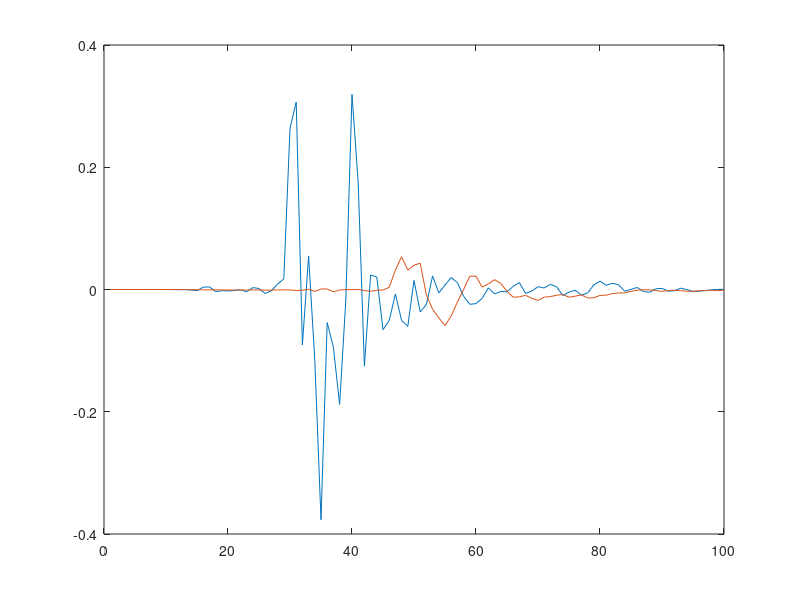
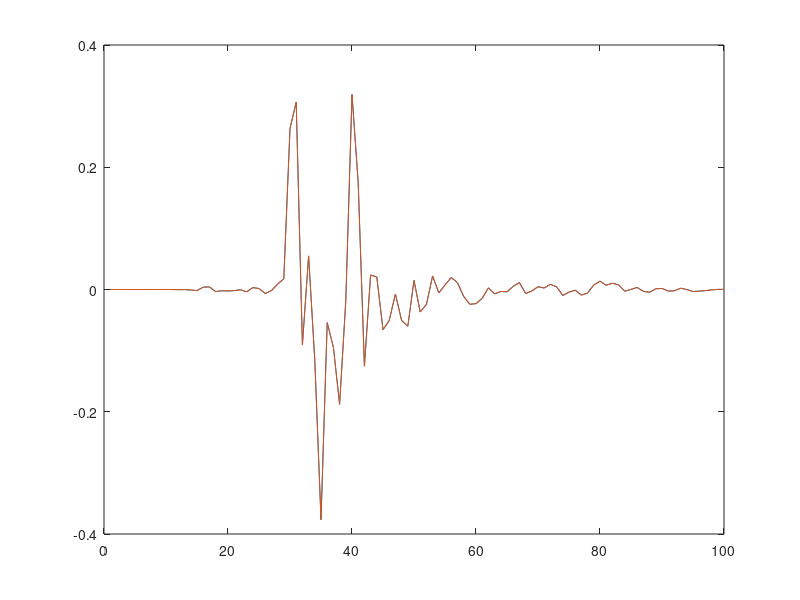

Write the MATLAB code that produced these figures, in order.
biL = [0, 0, 0, 0, 0, 0, 0, 0, 0, 0, -0.000030517578125, -0.000291612435830757, -0.00012546115613076836, -0.0008443196420557797, -0.001800537109375, 0.0038317684084177017, 0.004299718886613846, -0.0034417046699672937, -0.0020243327599018812, -0.002353244461119175, -0.0017801920184865594, -0.0004068993730470538, -0.0038350424729287624, 0.0031196698546409607, 0.0016174810007214546, -0.0065138074569404125, -0.0018751355819404125, 0.008785939775407314, 0.01750406064093113, 0.2634764611721039, 0.30663302540779114, -0.0905185267329216, 0.05497739836573601, -0.1159261092543602, -0.3766208291053772, -0.0541551411151886, -0.0945875346660614, -0.1879136860370636, -0.017923908308148384, 0.3189489543437958, 0.1743997186422348, -0.1253729909658432, 0.0238315649330616, 0.020389780402183533, -0.0657382532954216, -0.0507846400141716, -0.0073140463791787624, -0.0506320521235466, -0.0601094551384449, 0.014845559373497963, -0.0366075299680233, -0.02460394985973835, 0.02222086489200592, -0.00566948764026165, 0.007246471010148525, 0.019667483866214752, 0.011271502822637558, -0.0111219622194767, -0.0241800956428051, -0.0231289342045784, -0.0143873430788517, 0.002767011523246765, -0.00720893032848835, -0.0032280816230922937, -0.0037604437675327063, 0.005167800933122635, 0.011268111877143383, -0.006507025565952063, -0.0024753049947321415, 0.0045608216896653175, 0.0024380898103117943, 0.008487536571919918, 0.004309891723096371, -0.00977240689098835, -0.0042860242538154125, -0.001190185546875, -0.00917561911046505, -0.005740695167332888, 0.007429561577737331, 0.013655337505042553, 0.0069480473175644875, 0.010318647138774395, 0.007595717906951904, -0.0028483073692768812, 0.00022380240261554718, 0.0033570360392332077, -0.0031331379432231188, -0.004509820137172937, 0.0012037856504321098, 0.0017700735479593277, -0.0025566949043422937, -0.0021294488105922937, 0.002126122824847698, -0.000091552734375, -0.003268771804869175, -0.002705891616642475, -0.001844616374000907, -0.0005120045971125364, 0.00019329051428940147, 0.0001831110566854477];
biR = [0, 0, 0, 0, 0, 0, 0, 0, 0, -0.0000033908420391526306, -0.00006103515625, -0.0000847710543894209, -0.00017971463967114687, -0.00032552084303461015, -0.000291612435830757, -0.0005594889516942203, -0.0006849500932730734, -0.00048489042092114687, -0.0006951226387172937, -0.0007086860132403672, -0.0008375379838980734, -0.0007425943622365594, -0.000885009765625, -0.0006679958896711469, -0.0008409288129769266, -0.00103759765625, -0.0008884005947038531, -0.0006951226387172937, -0.0006035699043422937, -0.0007425943622365594, -0.0016377767315134406, -0.0010850694961845875, 0.0004238709807395935, -0.003163655288517475, 0.0008341819047927856, 0.0008816458284854889, -0.0038994657807052135, -0.0008782281074672937, -0.00005764431625721045, -0.00020005751866847277, 0.00004747592902276665, -0.0016886392841115594, -0.0029466417618095875, -0.0012105305213481188, -0.0008443196420557797, 0.003580838441848755, 0.0317121222615242, 0.053607456386089325, 0.0317121222615242, 0.0397486612200737, 0.04306161776185036, -0.009101015515625477, -0.0321417897939682, -0.0464714914560318, -0.0590074323117733, -0.0433383509516716, -0.0204332135617733, 0.000040693412302061915, 0.021746132522821426, 0.021834298968315125, 0.003747006179764867, 0.009308152832090855, 0.016039172187447548, 0.00991851557046175, -0.0030280218925327063, -0.012613932602107525, -0.011861155740916729, -0.009592687711119652, -0.0143568255007267, -0.0179002545773983, -0.01244438998401165, -0.011623806320130825, -0.009379069320857525, -0.0081617571413517, -0.012539333663880825, -0.01091851107776165, -0.00884331576526165, -0.013715955428779125, -0.013617620803415775, -0.00963677279651165, -0.009304470382630825, -0.006690131034702063, -0.0056254067458212376, -0.0055067273788154125, -0.003017849288880825, -0.0011427137069404125, -0.0002780457434710115, -0.000576443097088486, -0.0017225457122549415, -0.0029805500525981188, -0.0018785265274345875, -0.0010613295016810298, -0.001909041777253151, -0.002838134765625, -0.0029296875, -0.0020989312324672937, -0.0014614529209211469, -0.0013427734375, -0.001953125, -0.0009901258163154125];

phaseL = [0, 0, 0, 0, 0, 0, 0, 0, 0, 0, -0.00003051800013054162, -0.00029161665588617325, -0.00012546111247502267, -0.0008443222031928599, -0.0018005222082138062, 0.0038317556027323008, 0.0042997002601623535, -0.0034417000133544207, -0.0020243667531758547, -0.002353222109377384, -0.0017801999347284436, -0.0004068999842274934, -0.003835077863186598, 0.0031196444761008024, 0.0016174999764189124, -0.006513844709843397, -0.0018751444295048714, 0.008785910904407501, 0.01750444434583187, 0.26347553730010986, 0.3066366910934448, -0.0905187800526619, 0.05497722327709198, -0.11593000590801239, -0.37661778926849365, -0.05415499955415726, -0.09458799660205841, -0.18791444599628448, -0.01792355626821518, 0.3189522325992584, 0.1744033247232437, -0.12537667155265808, 0.02383122220635414, 0.02038935385644436, -0.06573844701051712, -0.050784774124622345, -0.007314010988920927, -0.05063233524560928, -0.06010933220386505, 0.014845497906208038, -0.03660733252763748, -0.024603724479675293, 0.022220777347683907, -0.0056695109233260155, 0.007246467284858227, 0.01966744475066662, 0.011271554976701736, -0.011121999472379684, -0.02417999878525734, -0.023128777742385864, -0.014387222006917, 0.002767022233456373, -0.00720889400690794, -0.003228046465665102, -0.003760477527976036, 0.005167811177670956, 0.011268245056271553, -0.0065070223063230515, -0.0024753001052886248, 0.004560844507068396, 0.0024380888789892197, 0.008487511426210403, 0.004309855401515961, -0.009772410616278648, -0.004286033101379871, -0.0011901843827217817, -0.009175688959658146, -0.005740700289607048, 0.007429566700011492, 0.0136552220210433, 0.006948055699467659, 0.01031888835132122, 0.0075957439839839935, -0.0028482889756560326, 0.00022379556321538985, 0.00335706677287817, -0.003133166814222932, -0.004509855527430773, 0.00120381114538759, 0.0017700708704069257, -0.002556722378358245, -0.0021294779144227505, 0.0021261556539684534, -0.00009155222505796701, -0.0032687331549823284, -0.0027059291023761034, -0.001844588783569634, -0.0005120111163705587, 0.00019328667258378118, 0.00018311200255993754];
phaseR = [0, 0, 0, 0, 0, 0, 0, 0, 0, 0, -0.00003051800013054162, -0.00029161665588617325, -0.00012546111247502267, -0.0008443222031928599, -0.0018005222082138062, 0.0038317556027323008, 0.0042997002601623535, -0.0034417000133544207, -0.0020243667531758547, -0.002353222109377384, -0.0017801999347284436, -0.0004068999842274934, -0.003835077863186598, 0.0031196444761008024, 0.0016174999764189124, -0.006513844709843397, -0.0018751444295048714, 0.008785910904407501, 0.01750444434583187, 0.26347553730010986, 0.3066366910934448, -0.0905187800526619, 0.05497722327709198, -0.11593000590801239, -0.37661778926849365, -0.05415499955415726, -0.09458799660205841, -0.18791444599628448, -0.01792355626821518, 0.3189522325992584, 0.1744033247232437, -0.12537667155265808, 0.02383122220635414, 0.02038935385644436, -0.06573844701051712, -0.050784774124622345, -0.007314010988920927, -0.05063233524560928, -0.06010933220386505, 0.014845497906208038, -0.03660733252763748, -0.024603724479675293, 0.022220777347683907, -0.0056695109233260155, 0.007246467284858227, 0.01966744475066662, 0.011271554976701736, -0.011121999472379684, -0.02417999878525734, -0.023128777742385864, -0.014387222006917, 0.002767022233456373, -0.00720889400690794, -0.003228046465665102, -0.003760477527976036, 0.005167811177670956, 0.011268245056271553, -0.0065070223063230515, -0.0024753001052886248, 0.004560844507068396, 0.0024380888789892197, 0.008487511426210403, 0.004309855401515961, -0.009772410616278648, -0.004286033101379871, -0.0011901843827217817, -0.009175688959658146, -0.005740700289607048, 0.007429566700011492, 0.0136552220210433, 0.006948055699467659, 0.01031888835132122, 0.0075957439839839935, -0.0028482889756560326, 0.00022379556321538985, 0.00335706677287817, -0.003133166814222932, -0.004509855527430773, 0.00120381114538759, 0.0017700708704069257, -0.002556722378358245, -0.0021294779144227505, 0.0021261556539684534, -0.00009155222505796701, -0.0032687331549823284, -0.0027059291023761034, -0.001844588783569634, -0.0005120111163705587, 0.00019328667258378118, 0.00018311200255993754];

plot(biL)
hold on
plot(biR)

figure()
plot(phaseL)
hold on
plot(phaseR)








